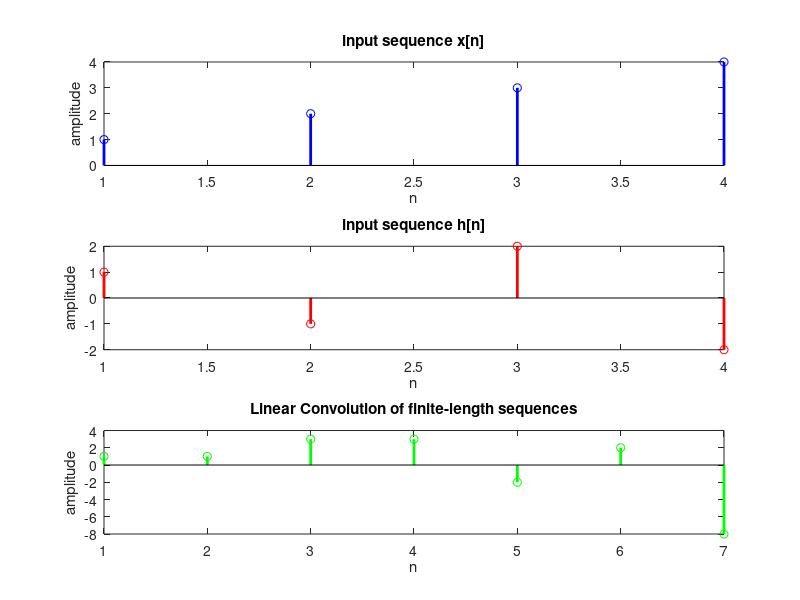

Write MATLAB code to recreate this figure.
%define the sequences

x=[1,2,3,4]; % Sequence x[n]
h=[1,-1,2,-2]; % Sequence h[n]

%compute the linear convolution
y_linear = conv(x,h);

%plot the input sequences
figure;
subplot(3,1,1);
stem(x,'b','Linewidth',2);
title('input sequence x[n]');
xlabel('n');
ylabel('amplitude');


subplot(3,1,2);
stem(h,'r','Linewidth',2);
title('input sequence h[n]');
xlabel('n');
ylabel('amplitude');

% plot the linear convolution
subplot(3,1,3);
stem(y_linear,'g','Linewidth',2);
title('Linear Convolution y[n]=x[n]*h[n]');
xlabel('n');
ylabel('amplitude');

% adjust the figure layout
title('Linear Convolution of finite-length sequences');


